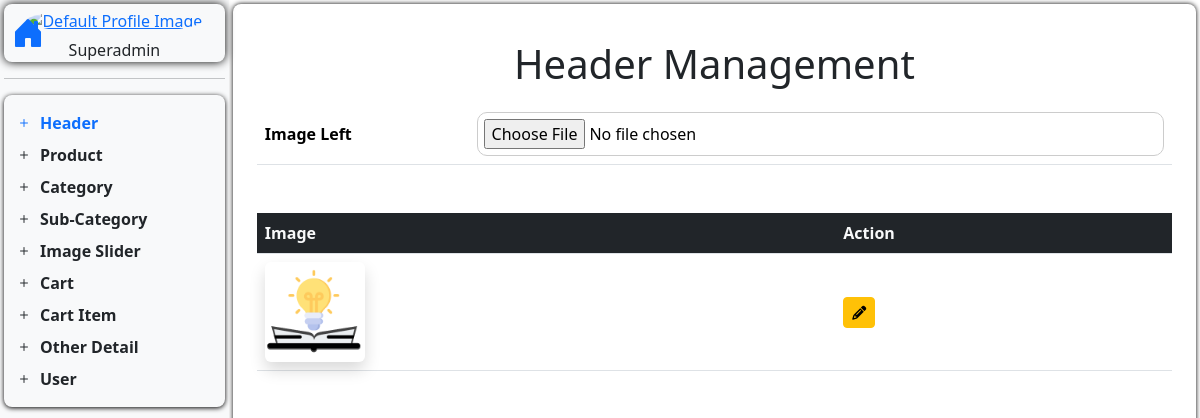
The app's page /add_header/, older data.
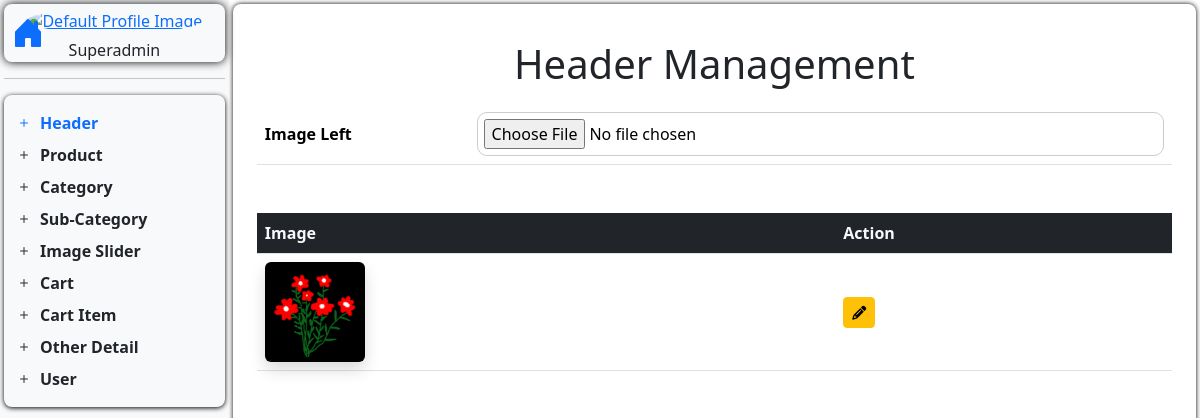
The same page, newer data.
### techspot_app/models.py (models this page shows, shortened)
class HeaderModel(models.Model):
    header_image_left = models.ImageField(upload_to="header/", null=True, blank=True)
    header_image_right = models.ImageField(upload_to="header/", null=True, blank=True)

### techspot_app/operationView.py (the view)
# urls.py: path("add_header/", add_header, name="add_header"),
def add_header(request):
    return handle_create(
        request=request,
        model=HeaderModel,
        formname=HeaderForm,
        redirect_url="add_header",
        template_url="Dashboard/D_Content/add_header.html",
        action_url="add_header",
    )

### techspot_app/forms.py
class HeaderForm(forms.ModelForm):
    class Meta:
        model = HeaderModel
        fields = "__all__"

### handler/operationhandler.py (called while the page is built)
def handle_create(
        request,
        model,
        formname,
        redirect_url,
        template_url,
        action_url
    ):
    data = model.objects.order_by('-id')
    if request.method == "POST":
        form = formname(request.POST, request.FILES)
        if form.is_valid():
            form.save()
            return redirect(redirect_url)
    else:
        form = formname()
    context = {
        "form": form,
        "data": data,
        'action_url': reverse(action_url)
        }
    return render(request, template_url, context)

### techspot_app/templates/Dashboard/D_Content/add_header.html (shortened to what this page needs)
{% extends "Dashboard/dashboard.html" %}
{% load static %}
{% block add_header %}
<h1 class="text-center mt-4 mb-3">Header Management</h1>
<div class="container">
    <table class="table bg-white">
        <tr>
            <th class="align-middle">Image Left</th>
            <td>{{ form.header_image_left }}</td>
        </tr>
    </table>
    <div class="mt-5">
        <table class="table bg-white">
            <thead>
                <tr>
                    <th class="bg-dark text-light">Image</th>
                    <th class="bg-dark text-light">Action</th>
                </tr>
            </thead>
            <tbody>
                {% for datas in data %}
                <tr>
                    <td class="align-middle">
                        <div>
                            {% if datas.header_image_left and datas.header_image_left.url %}
                            <img src="{{ datas.header_image_left.url }}" alt="Left Header Image" loading="lazy"
                                class="img-fluid rounded shadow"
                                style="width: 100px; height: 100px; object-fit: cover;">
                            {% else %}
                            <img src="{% static 'images/default_image.png' %}" alt="Default Left Image" loading="lazy"
                                class="img-fluid rounded shadow"
                                style="width: 100px; height: 100px; object-fit: cover;">
                            {% endif %}
                        </div>
                    </td>
                    <td class="align-middle">
                        <a href="{% url 'update_header' datas.id %}" class="btn btn-warning btn-sm"> <i
                                class="fas fa-pencil-alt"></i></a>
                    </td>
                </tr>
                {% empty %}
                <tr>
                    <td colspan="2" class="text-muted">No Header Logo Available</td>
                </tr>
                {% endfor %}
            </tbody>
        </table>
    </div>
</div>
{% endblock %}

Row changes from the older to the newer data that the page shows:
removed HeaderModel: header_image_left (picture)
added HeaderModel: header_image_left (picture)
